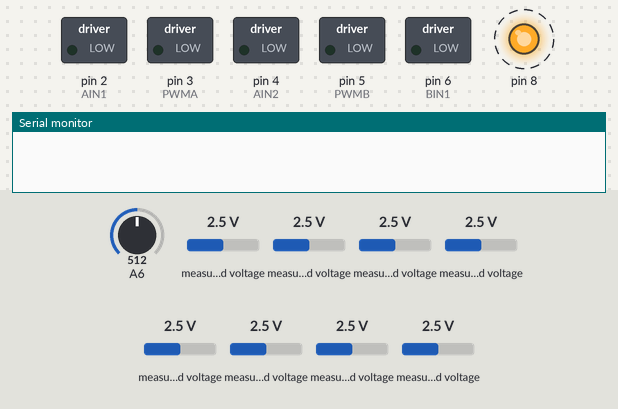
This sketch was run on a simulated Arduino Nano, built with avr-gcc and run on an emulated ATmega328P. Parts: switched loads named in the sketch (green lamp = pin HIGH), output pins drawn as LEDs (lit = HIGH), the last lines printed to the serial monitor. Dashed ring = blinking. The inputs (shaded band) are chosen by the test bench; at power-on: A6 = 512, measured voltage 2.5 V.

Above: at 0.05 s.
At 1.2 s:
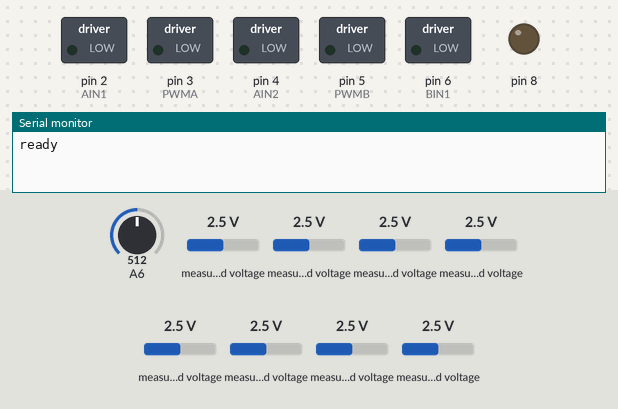
1.3 s: A6 set to 988
3.0 s: A6 set to 1017
At 4.3 s:
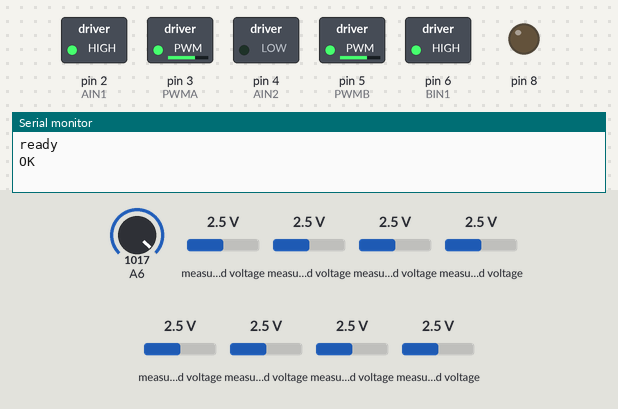
Timing chart, 0 to 6.0 s (numbered marks = the images above; inputs shaded):
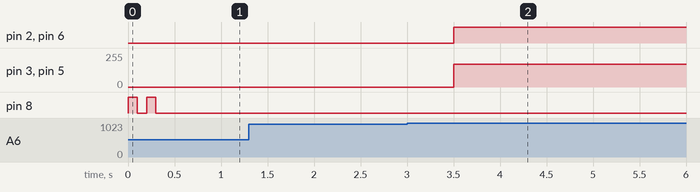

Measured:
- the behaviour switches between 999 and 1000 on A6 (found by bisection; images 1 and 2)
- after the input at 1.3 s, every drawn part: stays the same
- after the input at 3.0 s, pin 2 (AIN1), pin 6 (BIN1): LOW → HIGH after 0.50 s; pin 3 (PWMA), pin 5 (PWMB): 0/255 → 170/255 after 0.50 s
- by itself, pin 8: alternates HIGH for 0.10 s and LOW for 0.10 s, 4 changes in all, then stays LOW

The sketch:

Robot_nanoPurple_phong.ino
```cpp
#include <Adafruit_MCP3008.h>


#define NUM_SENSORS 8  //จำนวนเซนเซอร์
int F[NUM_SENSORS];
int REF[NUM_SENSORS];
int LastError;
int x = 0;
int sensor = A0;
Adafruit_MCP3008 adc;
//กลางวัน//
// int MinValue[NUM_SENSORS] = {297,239,349,340,222,240,311,261};
// int MaxValue[NUM_SENSORS] = {988,985,988,989,982,986,989,984};
//กลางคืน//
// int MinValue[NUM_SENSORS] = { 230, 164, 242, 254, 162, 192, 257, 186 };
// int MaxValue[NUM_SENSORS] = { 987, 982, 986, 987, 979, 986, 988, 980 };
//สนามเเข่ง///
// int MaxValue[NUM_SENSORS] = { 39, 37, 36, 36, 38, 37, 39,uy
///สนามเตรียม///
// int MaxValue[NUM_SENSORS] = {40,38,37,37,39,38,39,39};
// int MinValue[NUM_SENSORS] = {720,663,626,551,653,691,746,700};
//สนามซ้อม//
// int MaxValue[NUM_SENSORS] = { 42, 41, 38, 38, 40, 40, 41, 41 };
// int MinValue[NUM_SENSORS] = { 729, 696, 640, 591, 658, 693, 750, 698 };

// int MinValue[NUM_SENSORS] = { 192, 158, 203, 207, 141, 149, 163, 141 };
// int MaxValue[NUM_SENSORS] = { 990, 986, 988, 989, 983, 985, 989, 983 };
//now//
// int MinValue[NUM_SENSORS] = { 194, 178, 208, 234, 161, 147, 182, 161 };
// int MaxValue[NUM_SENSORS] = { 987, 984, 987, 988, 984, 984, 987, 982 };
//newสนาม//
// int MinValue[NUM_SENSORS] = { 172, 154, 186, 209, 133, 130, 168, 160 };
// int MaxValue[NUM_SENSORS] = { 992, 989, 991, 992, 989, 989, 991, 988 };
//newสนมสอง//
int MaxValue[NUM_SENSORS] = {157,140,160,158,136,131,172,147};
int MinValue[NUM_SENSORS] = {989,985,989,990,985,988,988,984};

void setup() {
  Serial.begin(9600);
  PHONG_begin();

  digitalWrite(8, HIGH);
  delay(100);
  digitalWrite(8, LOW);
  delay(100);
  digitalWrite(8, HIGH);
  delay(100);
  digitalWrite(8, LOW);
  delay(100);
  Serial.println("ready");
  OK();
  Serial.println("OK");
  AutoRef();
  delay(500);
  // SerialF();
  // SerialCalibrate();
  // ShowCalibrate();

  // Motor(100, 100);
  // delay(1000);
  // MotorStop();

  // TrackTime(baseSpeed, Kp(ปรับขึ้นทีละ 0.01), Kd(ปรับขึ้นทีละ 0.1), delay(milli second))
  // r = right
  // l = left
  // p = pass
  // s = stop

  // TrackTime(100, 0.035, 0.7, 5000);

  ////
  //Test//
  // TrackCross(140, 0.035, 0.7, 'l');
  // TrackCross(140, 0.035, 0.7, 'l');
  // TrackCross(140, 0.035, 0.7, 'l');
  // TrackCross(150, 0.075, 0.99, 'r');
  // TrackCross(110, 0.045, 0.99, 'r');
  // TrackCross(110, 0.045, 0.99, 'l');
  // TrackCross(100, 0.03, 0.7, 'l');
  // TrackCross(100, 0.03, 0.7, 'r');
  // TrackCross(100, 0.03, 0.7, 'p');
  // TrackCross(100, 0.03, 0.7, 'r');
  // TrackCross(100, 0.03, 0.7, 'l');
  // TrackTime(210, 0.15, 0.99, 1250);
  // TrackTime(230, 0.15, 0.99, 300);
  // TrackTime(200, 0.13, 0.99, 6200);
  // TrackTime(150, 0.07, 0.99, 1000);
  // TrackTime(200, 0.13, 0.99, 6200);
  // TrackTime(210, 0.15, 0.99, 1550);

  // eye(100, 0.05, 0.9,'l');
  // TrackCross(100, 0.03, 0.7, 'r');
  // TrackCross(100, 0.03, 0.7, 'r');
  // TrackCross(100, 0.03, 0.7, 'r');

  //test 2 backup
  // TrackCross(120, 0.035, 0.75, 'r');
  // TrackCross(120, 0.035, 0.75, 'l');
  // TrackCross(120, 0.035, 0.75, 'p');
  // TrackCross(120, 0.035, 0.75, 'l');
  // TrackCross(150, 0.07, 0.99, 'l');
  // TrackCross(120, 0.035, 0.75, 'l');
  // TrackCross(120, 0.04, 0.75, 'l');
  // TrackTime(230, 0.015, 0.99, 800);
  // TrackTime(220, 0.175, 0.99, 200);
  // TrackTime(200, 0.015, 0.99, 6200);
  // TrackTime(150, 0.07, 0.99, 1000);
  // TrackTime(200, 0.015, 0.99, 6200);
  // TrackTime(210, 0.015, 0.99, 2500);
  // TrackTime(250, 0.015, 0.99, 2500);
  //

  //TEST2//
  // TrackCross(170, 0.06, 0.9, 'r');
  // TrackCross(150, 0.06, 0.9, 'l');
  // TrackCross(190, 0.06, 0.9, 'p');
  // TrackCross(200, 0.06, 0.9, 'l');
  // TrackCross(110, 0.09, 0.9, 'l');
  // TrackCross(190, 0.06, 0.9, 'l');
  // TrackCross(190, 0.06, 0.9, 'l');
  // TrackTime(220, 0.06, 0.9, 800);
  // TrackTime(230, 0.06, 0.9, 200);
  // TrackTime(240, 0.15, 0.9, 6200);
  // TrackTime(200, 0.09, 0.9, 2000);
  // TrackTime(240, 0.15, 0.9, 6200);
  // TrackTime(250, 0.06, 0.9, 1000);
  //
  //test3//
  // TrackCross(150, 0.06, 0.9, 'p');
  // TrackTime(240, 0.16, 1.9, 6050);
  // TrackTime(180, 0.06, 0.9, 1200);
  // TrackTime(200, 0.16, 1.7, 3500);
  // TrackTime(120, 0.06, 0.9, 2000);
  // TrackCross(250, 0.07, 0.9, 'r');
  // TrackCross(250, 0.07, 0.9, 'r');
  // TrackCross(250, 0.07, 0.9, 'r');
  // TrackCross(250, 0.07, 0.9, 'r');
  // TrackCross(250, 0.07, 0.9, 'r');
  // TrackCross(250, 0.07, 0.9, 'r');
  // TrackTime(250, 0.07, 0.9, 1500);
  //
  //test4//
  // TrackCross(180, 0.06, 0.95, 'p');
  // TrackTime(225, 0.075, 0.95, 750);
  // TrackTime(200, 0.06, 0.9, 2000);
  // TrackTime(230, 0.065, 0.95, 4000);
  // TrackTime(150, 0.06, 0.95, 1500);
  // TrackTime(220, 0.078, 0.95, 4200);
  // TrackTime(140, 0.065, 0.95, 1000);
  // TrackTime(250, 0.065, 0.95, 1000);
  // TrackCross(140, 0.07, 0.9, 'r');
  // TrackCross(200, 0.065, 0.9, 'r');
  // TrackCross(200, 0.065, 0.9, 'r');
  // TrackCross(200, 0.065, 0.9, 'r');
  // TrackCross(200, 0.065, 0.9, 'r');
  // TrackCross(200, 0.065, 0.9, 'r');
  // TrackTime(250, 0.075, 0.95, 1000);

  //testeye //
  // eye(150, 0.06, 0.9);
  // extra_eye();
  //eye//
  // TrackTime(200, 0.075, 1.0, 250);
  // TrackTime(220, 0.075, 1.0, 450);
  // eye(160, 0.035, 0.9);
  // extra_eye();
  // TrackTime(180, 0.055, 0.9, 2700);
  // TrackTime(240, 0.06, 0.9, 1800);
  // TrackTime(140, 0.075, 0.9, 1700);
  // TrackTime(240, 0.06, 0.9, 2100);
  // TrackTime(180, 0.055, 0.9, 2700);
  // TrackTime(200, 0.06, 0.9, 1000);
  // TrackTime(230, 0.06, 0.9, 500);
  // TrackTime(200, 0.075, 1.0, 500);
  // TrackTime(170, 0.06, 0.9, 500);
  // TrackCross(200, 0.6, 0.9, 'r');
  // TrackCross(150, 0.04, 0.9, 'l');
  // TrackCross(150, 0.04, 0.9, 'p');
  // TrackCross(140, 0.075, 0.9, 'l');
  // TrackTime(150, 0.06, 0.9, 1000);
  // TrackCross(150, 0.06, 0.9, 'l');
  // TrackCross(150, 0.06, 0.9, 'p');
  // TrackCross(150, 0.06, 0.9, 'l');
  // TrackCross(150, 0.06, 0.9, 'r');
  // TrackTime(200, 0.06, 0.9, 1000);
  //TESTWOW//
  // TrackTime(230, 0.06, 0.9, 1000);
  // TrackTime(210, 0.05, 0.9, 1000);
  // TrackTime(200, 0.06, 0.9, 500);
  // TrackTime(180, 0.05, 0.9, 4700);
  // TrackTime(150, 0.06, 0.9, 1350);
  // TrackTime(200, 0.06, 0.9, 3000);
  // TrackTime(220, 0.06, 0.9, 1000);
  // TrackTime(150, 0.05, 0.9, 1300);
  // TrackTime(200, 0.05, 0.9, 1000);
  // TrackCross(150, 0.06, 0.9, 'r');
  // TrackCross(180, 0.06, 0.9, 'l');
  // TrackCross(150, 0.06, 0.9, 'p');
  // TrackCross(150, 0.06, 0.9, 'l');
  // TrackTime(150, 0.06, 0.9, 2100);
  // TrackCross(150, 0.06, 0.9, 'l');
  // TrackCross(150, 0.06, 0.9, 'p');
  // TrackCross(150, 0.06, 0.9, 'l');
  // TrackCross(150, 0.06, 0.9, 'r');
  // TrackTime(230, 0.06, 0.9, 2000);
  //TESTWOWSECOUND//
  // TrackTime(250, 0.06, 0.9, 700);
  // TrackTime(220, 0.05, 0.9, 800);
  // TrackTime(150, 0.06, 0.9, 500);
  // TrackTime(160, 0.06, 0.9, 700);
  // TrackTime(180, 0.06, 0.9, 2500);
  // TrackTime(240, 0.06, 0.9, 1700);
  // TrackTime(150, 0.06, 0.9, 2000);
  // TrackTime(240, 0.06, 0.9, 2000);
  // TrackTime(180, 0.06, 0.9, 2500);
  // TrackTime(160, 0.06, 0.9, 800);
  // TrackTime(250, 0.06, 0.9, 300);
  // TrackTime(240, 0.06, 0.9, 300);
  // TrackTime(220, 0.06, 0.9, 300);
  // TrackTime(200, 0.06, 0.9, 300);
  // TrackCross(150, 0.06, 0.9, 'r');
  // TrackCross(180, 0.06, 0.9, 'l');
  // TrackCross(150, 0.06, 0.9, 'p');
  // TrackCross(150, 0.06, 0.9, 'l');
  // TrackTime(170, 0.065, 0.9, 1800);
  // TrackCross(150, 0.06, 0.9, 'l');
  // TrackCross(150, 0.06, 0.9, 'p');
  // TrackCross(150, 0.06, 0.9, 'l');
  // TrackCross(150, 0.06, 0.9, 'r');
  // TrackTime(230, 0.06, 0.9, 2000);
  //TEST??
  // TrackTime(250, 0.06, 0.9, 700);
  // TrackTime(220, 0.05, 0.9, 800);
  // TrackTime(150, 0.06, 0.9, 500);
  // TrackTime(160, 0.06, 0.9, 700);
  // TrackTime(180, 0.06, 0.9, 2500);
  // TrackTime(240, 0.06, 0.9, 1700);
  // TrackTime(150, 0.06, 0.9, 2000);
  // TrackTime(240, 0.06, 0.9, 2000);
  // TrackTime(180, 0.06, 0.9, 2500);
  // TrackTime(160, 0.06, 0.9, 800);
  // TrackTime(250, 0.06, 0.9, 300);
  // TrackTime(240, 0.06, 0.9, 300);
  // TrackTime(220, 0.06, 0.9, 300);
  // TrackTime(200, 0.06, 0.9, 300)
  // TrackCross(150, 0.06, 0.9, 'r');
  // TrackCross(170, 0.065, 0.95, 'l');
  // TrackCross(180, 0.065, 0.95, 'p');
  // TrackCross(180, 0.065, 0.95, 'l');
  // TrackTime(180, 0.07, 0.95, 1800);
  // TrackCross(180, 0.07, 0.95, 'l');
  // TrackCross(170, 0.07, 0.95, 'p');
  // TrackCross(170, 0.07, 0.95, 'l');
  // TrackCross(170, 0.07, 0.95, 'r');
  // TrackTime(230, 0.06, 0.9, 2000);
  //NEWTEST//
  // TrackCross(150, 0.045, 0.45, 'p');
  // TrackTime(160, 0.045, 0.45, 300);
  // TrackTime(250, 0.05, 0.5, 500);
  // TrackTime(170, 0.045, 0.45, 1500);
  //NEWสนาม//
  // TrackCross(170, 0.05, 0.5, 'p');
  // onelineleftorright(170, 0.05, 0.5, 'l');
  // TrackCross(170, 0.05, 0.5, 'p');
  // onelineleftorright(150, 0.05, 0.5, 'p');
  // onelineleftorright(150, 0.05, 0.5, 'p');
  // Motor(120, 120);
  // delay(100);
  // Motor(120, 0);
  // delay(200);
  // Motor(120, 120);
  // delay(50);
  // Motor(0, 120);
  // delay(200);
  // onelineleftorright(160, 0.05, 0.5, 'p');
  // TrackTime(170, 0.05, 0.5, 2000);
  //NEWสนามสอง//
TrackCross(170, 0.05, 0.5, 'p');
TrackCross(170, 0.05, 0.5, 'p');
TrackCross(170, 0.05, 0.5, 'p');
TrackCross(170, 0.05, 0.5, 'p');
TrackCross(170, 0.05, 0.5, 'p');
TrackCross(170, 0.05, 0.5, 'p');
  //ค่าที่นิ่งที่สุด//
  // TrackTime(160, 0.05, 0.5, 10000);
  // TrackTime(170, 0.05, 0.5, 2000);
  // TrackTime(170, 0.045, 0.45, 5000);
}
// TrackTime(140, 0.045, 0.5, 18000);
// TrackTime(150, 0.03, 0.9, 20000);
//TESTWOW//

void loop() {
  // ReadSensor();
  MotorStop();
  // TrackCross(140, 0.06, 0.9, 's');
  // TrackTime(100, 0.045, 0.6, 500);
}
```

MotorControl.ino
```cpp
#define PWMA 3
#define AIN1 2
#define AIN2 4

#define PWMB 5
#define BIN1 6
#define BIN2 7

int maxspeed = 255;

void Motor1(int speedmotor1) {  // Control Motor 1
  bool dir1 = (speedmotor1 >= 0 ? true : false);
  speedmotor1 = abs(speedmotor1);
  if (speedmotor1 > maxspeed) {
    speedmotor1 = maxspeed;
  }
  digitalWrite(AIN1, dir1);
  digitalWrite(AIN2, !dir1);
  analogWrite(PWMA, speedmotor1);
}

void Motor2(int speedmotor2) {  // Control Motor 2
  bool dir2 = (speedmotor2 >= 0 ? true : false);
  speedmotor2 = abs(speedmotor2);
  if (speedmotor2 > maxspeed) {
    speedmotor2 = maxspeed;
  }
  digitalWrite(BIN1, dir2);
  digitalWrite(BIN2, !dir2);
  analogWrite(PWMB, speedmotor2);
}

void Motor(int LeftSpd, int RightSpd) {
  Motor1(LeftSpd);
  Motor2(RightSpd);
}

void MotorStop() {
  analogWrite(PWMA, 0);
  analogWrite(PWMB, 0);
  delay(10);
}
```

PID.ino
```cpp
int readPosition(int Track, int noise) {  //อ่านค่า Position
  unsigned char i, online = 0;
  unsigned long avg = 0;
  unsigned int sum = 0;
  static int last_value = 0;
  ReadCalibrate();
  for (i = 0; i < NUM_SENSORS; i++) {
    int values = F[i];
    if (values > Track) {
      online = 1;
    }
    if (values > noise) {
      avg += (long)(values) * (i * 1000);
      sum += values;
    }
  }
  if (!online) {
    if (last_value < (NUM_SENSORS - 1) * 1000 / 2) {
      return 0;
    } else {
      return (NUM_SENSORS - 1) * 1000;
    }
  }
  last_value = avg / sum;
  return last_value;
}

void PID(int Speed, float Kp, float Kd) {  // คำสั่ง PID
  int Pos = readPosition(250, 50);
  int Error = Pos - 3500;
  int PID_Value = (Kp * Error) + (Kd * (Error - LastError));
  LastError = Error;
  int LeftPower = Speed + PID_Value;
  int RightPower = Speed - PID_Value;
  if (LeftPower > 255) LeftPower = 255;
  if (LeftPower < 0) LeftPower = -100;
  if (RightPower > 255) RightPower = 255;
  if (RightPower < 0) RightPower = -100;
  Motor(LeftPower, RightPower);
}

void TrackCross(int Speed, float Kp, float Kd, char select) {  // PID เช็คแยก
  while (1) {
    PID(Speed, Kp, Kd);
    ReadCalibrate();
    if (F[2] > 550 && F[5] > 550) {
      break;
    }
  }

  if (select == 's') {
    MotorStop();
  } else if (select == 'p') {
    Motor(Speed, Speed);
    delay(100);
  } else if (select == 'l') {
    TurnLeft();
  } else if (select == 'r') {
    TurnRight();
  } else if (select == 'a') {
    TurnAround();
  }
}

void TrackTime(int Speed, float Kp, float Kd, int TotalTime) {  // Trackเส้นตามเวลาที่กำหนด
  unsigned long StartTime = millis();
  unsigned long EndTime = StartTime + TotalTime;
  while (millis() <= EndTime) {
    PID(Speed, Kp, Kd);
  }
}
void extra_eye() {
  while (1) {
    ReadSensor();
    if (F[7] < 300 || F[6] < 300) {
      // MotorStop();
      TurnLeft();
      TrackTime(150, 0.06, 0.9, 1000);
      break;
    }
  }
}
void eye(int Speed, float Kp, float Kd) {  // PID เช็คแยก
  while (1) {
    PID(Speed, Kp, Kd);
    ReadCalibrate();
    if (digitalRead(A0) == 0) {
      // MotorStop();
      Motor(0, 120);
      delay(210);
      Motor(255, 80);
      delay(300);
      Motor(120, 80);
      delay(20);
      break;
    }
  }
}
void eyel(int Speed, float Kp, float Kd, char select) {  // PID เช็คแยก
  while (1) {
    PID(Speed, Kp, Kd);
    ReadCalibrate();
    if (digitalRead(A0) == 0) {
      // Motor(0, 120);
      // delay(200);
      // Motor(120, 0);
      // delay(235);
      // Motor(120, 120);
      // delay(650);
      // Motor(60, 120);
      // delay(350);
      break;
    }
  }
  if (select == 's') {
    MotorStop();
  } else if (select == 'p') {
    Motor(Speed, Speed);
    delay(100);
  } else if (select == 'l') {
    TurnLeft();
  } else if (select == 'r') {
    TurnRight();
  }
}

void eyer(int Speed, float Kp, float Kd, char select) {  // PID เช็คแยก
  while (1) {
    PID(Speed, Kp, Kd);
    ReadCalibrate();
    if (F[2] > 550 && F[5] > 550 || digitalRead(A0) == 0) {
      Motor(120, 0);
      delay(225);
      Motor(0, 120);
      delay(248);
      Motor(120, 120);
      delay(125);
      Motor(0, 120);
      delay(230);
      TrackCross(100, 0.03, 0.7, 'select');
      break;
    }
  }
  if (select == 's') {
    MotorStop();
  } else if (select == 'p') {
    Motor(Speed, Speed);
    delay(100);
  } else if (select == 'l') {
    TurnLeft();
  } else if (select == 'r') {
    TurnRight();
  }
}


void TrackCrossOmaga(int Speed, float Kp, float Kd, char select) {  // PID เช็คแยก
  while (1) {
    PID(Speed, Kp, Kd);
    ReadCalibrate();
    if (F[6] > 450 && F[5] > 450) {
      break;
    }
  }
  if (select == 's') {
    MotorStop();
  } else if (select == 'p') {
    Motor(Speed, Speed);
    delay(100);
  } else if (select == 'l') {
    TurnLeft();
  } else if (select == 'r') {
    TurnRight2();
  }
}

void TrackCrossOmaga2(int Speed, float Kp, float Kd, char select) {  // PID เช็คแยก
  while (1) {
    PID(Speed, Kp, Kd);
    ReadCalibrate();
    if (F[2] > 450 && F[5] > 450) {
      break;
    }
  }
  if (select == 's') {
    MotorStop();
  } else if (select == 'p') {
    Motor(Speed, Speed);
    delay(100);
  } else if (select == 'l') {
    TurnLeft();
  } else if (select == 'r') {
    TurnRight2();
  }
}

void TrackCrossOmaga3(int Speed, float Kp, float Kd, char select) {  // PID เช็คแยก
  while (1) {
    PID(Speed, Kp, Kd);
    ReadCalibrate();
    if (F[2] > 450 && F[1] > 450) {
      break;
    }
  }
  if (select == 's') {
    MotorStop();
  } else if (select == 'p') {
    Motor(Speed, Speed);
    delay(100);
  } else if (select == 'l') {
    TurnLeft2();
  } else if (select == 'r') {
    TurnRight2();
  }
}
void degree90(int Speed, float Kp, float Kd) {  // PID เช็คแยก
  while (1) {
    PID(Speed, Kp, Kd);
    ReadCalibrate();
    Motor(0, 120);
    delay(200);
    break;
  }
}
void onelineleftorright(int Speed, float Kp, float Kd, char select) {  // PID เช็คแยก
  while (1) {
    PID(Speed, Kp, Kd);
    ReadCalibrate();
    if (F[1] > 550 && F[2] > 550 || F[7] > 550 && F[6] > 550) {
      break;
    }
  }
  if (select == 'l') {
    TurnLeft();
    TrackTime(150, 0.05, 0.5, 100);
  } else if (select == 'r') {
    TurnRight();
    TrackTime(150, 0.05, 0.5, 100);
  } else if (select == 'p'){
    Motor(Speed, Speed);
    delay(100);
  }else if (select == 's'){
    MotorStop();
  }
}
```

Source omitted: Sensor.ino (2562 bytes), Turn.ino (5198 bytes)
